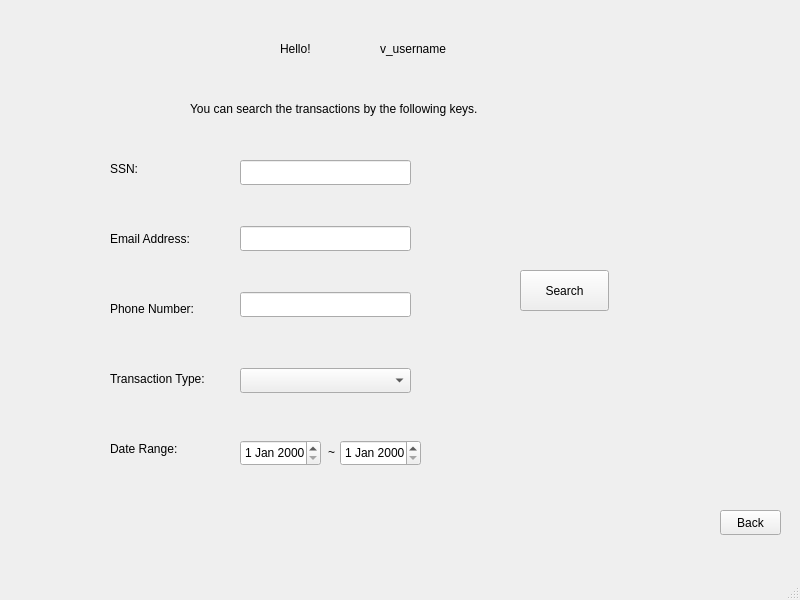
<?xml version="1.0" encoding="UTF-8"?>
<ui version="4.0">
 <class>SearchWindow</class>
 <widget class="QMainWindow" name="SearchWindow">
  <property name="geometry">
   <rect>
    <x>0</x>
    <y>0</y>
    <width>800</width>
    <height>600</height>
   </rect>
  </property>
  <property name="windowTitle">
   <string>MainWindow</string>
  </property>
  <widget class="QWidget" name="centralwidget">
   <widget class="QLabel" name="helloLabel">
    <property name="geometry">
     <rect>
      <x>280</x>
      <y>40</y>
      <width>67</width>
      <height>17</height>
     </rect>
    </property>
    <property name="text">
     <string>Hello!</string>
    </property>
   </widget>
   <widget class="QLabel" name="usernameLabel">
    <property name="geometry">
     <rect>
      <x>380</x>
      <y>40</y>
      <width>91</width>
      <height>17</height>
     </rect>
    </property>
    <property name="text">
     <string>v_username</string>
    </property>
   </widget>
   <widget class="QLabel" name="ssnLabel">
    <property name="geometry">
     <rect>
      <x>110</x>
      <y>160</y>
      <width>67</width>
      <height>17</height>
     </rect>
    </property>
    <property name="text">
     <string>SSN:</string>
    </property>
   </widget>
   <widget class="QLineEdit" name="ssn_input">
    <property name="geometry">
     <rect>
      <x>240</x>
      <y>160</y>
      <width>171</width>
      <height>25</height>
     </rect>
    </property>
   </widget>
   <widget class="QLabel" name="emailLabel">
    <property name="geometry">
     <rect>
      <x>110</x>
      <y>230</y>
      <width>111</width>
      <height>17</height>
     </rect>
    </property>
    <property name="text">
     <string>Email Address:</string>
    </property>
   </widget>
   <widget class="QLabel" name="guidelabel">
    <property name="geometry">
     <rect>
      <x>190</x>
      <y>100</y>
      <width>381</width>
      <height>17</height>
     </rect>
    </property>
    <property name="text">
     <string>You can search the transactions by the following keys.</string>
    </property>
   </widget>
   <widget class="QLineEdit" name="email_input">
    <property name="geometry">
     <rect>
      <x>240</x>
      <y>226</y>
      <width>171</width>
      <height>25</height>
     </rect>
    </property>
   </widget>
   <widget class="QLabel" name="phoneLabel">
    <property name="geometry">
     <rect>
      <x>110</x>
      <y>300</y>
      <width>111</width>
      <height>17</height>
     </rect>
    </property>
    <property name="text">
     <string>Phone Number:</string>
    </property>
   </widget>
   <widget class="QLineEdit" name="phone_input">
    <property name="geometry">
     <rect>
      <x>240</x>
      <y>292</y>
      <width>171</width>
      <height>25</height>
     </rect>
    </property>
   </widget>
   <widget class="QLabel" name="transactionLabel">
    <property name="geometry">
     <rect>
      <x>110</x>
      <y>370</y>
      <width>121</width>
      <height>17</height>
     </rect>
    </property>
    <property name="text">
     <string>Transaction Type:</string>
    </property>
   </widget>
   <widget class="QComboBox" name="transactio_input">
    <property name="geometry">
     <rect>
      <x>240</x>
      <y>368</y>
      <width>171</width>
      <height>25</height>
     </rect>
    </property>
   </widget>
   <widget class="QLabel" name="dateLabel">
    <property name="geometry">
     <rect>
      <x>110</x>
      <y>440</y>
      <width>121</width>
      <height>17</height>
     </rect>
    </property>
    <property name="text">
     <string>Date Range:</string>
    </property>
   </widget>
   <widget class="QDateEdit" name="startDate">
    <property name="geometry">
     <rect>
      <x>240</x>
      <y>440</y>
      <width>81</width>
      <height>26</height>
     </rect>
    </property>
   </widget>
   <widget class="QDateEdit" name="endDate">
    <property name="geometry">
     <rect>
      <x>340</x>
      <y>440</y>
      <width>81</width>
      <height>26</height>
     </rect>
    </property>
   </widget>
   <widget class="QLabel" name="label_9">
    <property name="geometry">
     <rect>
      <x>328</x>
      <y>443</y>
      <width>15</width>
      <height>17</height>
     </rect>
    </property>
    <property name="text">
     <string>~</string>
    </property>
   </widget>
   <widget class="QPushButton" name="searchButton">
    <property name="geometry">
     <rect>
      <x>520</x>
      <y>270</y>
      <width>89</width>
      <height>41</height>
     </rect>
    </property>
    <property name="text">
     <string>Search</string>
    </property>
   </widget>
   <widget class="QPushButton" name="backButton">
    <property name="geometry">
     <rect>
      <x>720</x>
      <y>510</y>
      <width>61</width>
      <height>25</height>
     </rect>
    </property>
    <property name="text">
     <string>Back</string>
    </property>
   </widget>
  </widget>
  <widget class="QMenuBar" name="menubar">
   <property name="geometry">
    <rect>
     <x>0</x>
     <y>0</y>
     <width>800</width>
     <height>28</height>
    </rect>
   </property>
  </widget>
  <widget class="QStatusBar" name="statusbar"/>
 </widget>
 <resources/>
 <connections/>
</ui>
